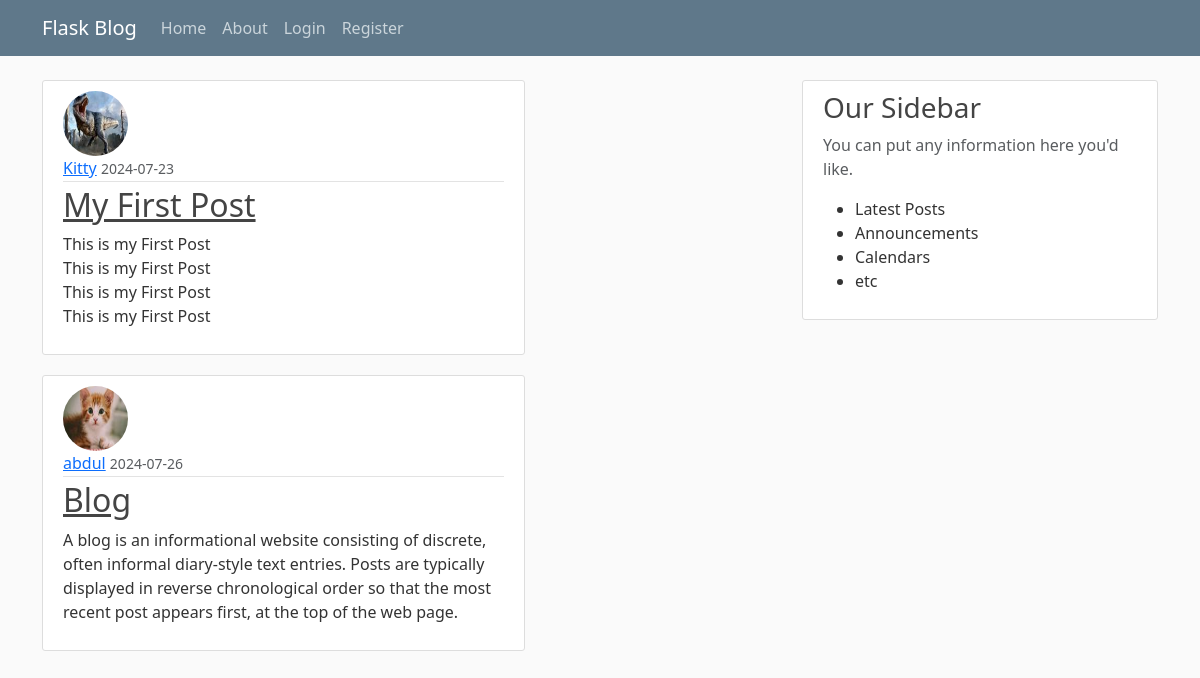
The page /home on the database its author committed.
### app/models.py (models this page shows, shortened)
class Post(db.Model):
    id = db.Column(db.Integer, primary_key=True)
    title = db.Column(db.String(100), nullable=False)
    date_posted = db.Column(db.DateTime, nullable=False, default=datetime.utcnow)
    content = db.Column(db.Text, nullable=False)
    user_id = db.Column(db.Integer, db.ForeignKey('user.id'), nullable=False)

class User(db.Model, UserMixin):
    id = db.Column(db.Integer, primary_key=True)
    username = db.Column(db.String(20), unique=True, nullable=False)
    email = db.Column(db.String(120), unique=True, nullable=False)
    image_file = db.Column(db.String(20), nullable=False, default='default.jpg')
    password = db.Column(db.String(60), nullable=False)
    posts = db.relationship('Post', backref='author', lazy=True)

### app/routes.py (the view)
@app.route("/")
@app.route("/home")
def home():
    page = request.args.get('page', 1, type=int)
    posts = Post.query.paginate(page=page, per_page=2)
    return render_template('home.html', posts=posts)

### app/templates/home.html
{% extends "layout.html" %}
{% block content %}
    <div class="row">
        <div class="col-md-8">
            {% for post in posts.items %}
                <article class="media content-section">
                    <img class="rounded-circle article-img" src="{{ url_for('static', filename='Profile_pics/' + post.author.image_file) }}">
                    <div class="media-body">
                        <div class="article-metadata">
                            <a class="mr-2" href="#">{{ post.author.username }}</a>
                            <small class="text-muted">{{ post.date_posted.strftime('%Y-%m-%d') }}</small>
                        </div>
                        <h2><a class="article-title" href="{{ url_for('post', post_id = post.id) }}">{{ post.title }}</a></h2>
                        <p class="article-content">{{ post.content }}</p>
                    </div>
                </article>
            {% endfor %}
        </div>
    </div>
{% endblock content %}

### app/templates/layout.html (shortened to what this page needs)
<!DOCTYPE html>
<html lang="en">
<head>
    <link rel="stylesheet" href="https://cdn.jsdelivr.net/npm/bootstrap@5.3.3/dist/css/bootstrap.min.css">
    <link rel="stylesheet" type="text/css" href="{{ url_for('static', filename='main.css') }}">
</head>
<body>
    <header class="site-header">
        <nav class="navbar navbar-expand-md navbar-dark bg-steel fixed-top">
            <div class="container">
                <a class="navbar-brand mr-4" href="/">Flask Blog</a>
                <div class="collapse navbar-collapse" id="navbarToggle">
                    <div class="navbar-nav mr-auto">
                        <a class="nav-item nav-link" href="{{ url_for('home') }}">Home</a>
                        <a class="nav-item nav-link" href="{{ url_for('about') }}">About</a>
                    </div>
                    <div class="navbar-nav">
                        {% if current_user.is_authenticated %}
                        <a class="nav-item nav-link" href="{{ url_for('new_post') }}">New Post</a>
                        <a class="nav-item nav-link" href="{{ url_for('account') }}">Account</a>
                        <a class="nav-item nav-link" href="{{ url_for('logout') }}">Logout</a>
                        {% else %}
                        <a class="nav-item nav-link" href="{{ url_for('login') }}">Login</a>
                        <a class="nav-item nav-link" href="{{ url_for('register') }}">Register</a>
                        {% endif %}
                    </div>
                </div>
            </div>
        </nav>
    </header>
    <main role="main" class="container">
        <div class="row">
            <div class="col-md-8">
                {% block content %}{% endblock %}
            </div>
            <div class="col-md-4">
                <div class="content-section">
                    <h3>Our Sidebar</h3>
                    <p class="text-muted">You can put any information here you'd like.</p>
                    <ul>
                        <li>Latest Posts</li>
                        <li>Announcements</li>
                        <li>Calendars</li>
                        <li>etc</li>
                    </ul>
                </div>
            </div>
        </div>
    </main>
</body>
</html>

### app/static/main.css (style rules this page uses)
body { background: #fafafa; color: #333333; margin-top: 5rem; }
h1, h2, h3, h4, h5, h6 { color: #444444; }
.bg-steel { background-color: #5f788a; }
.site-header .navbar-nav .nav-link { color: #cbd5db; }
.content-section { background: #ffffff; padding: 10px 20px; border: 1px solid #dddddd; border-radius: 3px; margin-bottom: 20px; }
.article-title { color: #444444; }
.article-content { white-space: pre-line; }
.article-img { height: 65px; width: 65px; margin-right: 16px; }
.article-metadata { padding-bottom: 1px; margin-bottom: 4px; border-bottom: 1px solid #e3e3e3 }

### rows shown on the page
Post: image_file (picture), author.username "Kitty", date_posted "2024-07-23", title "My First Post", content "This is my First Post This is my First Post This is my First Post This is my First Post"
Post: image_file (picture), author.username "abdul", date_posted "2024-07-26", title "Blog", content "A blog is an informational website consisting of discrete, often informal diary-style text entries. Posts are typically displayed in reverse chronological order so that the most recent post appears first, at the top of the web page."
